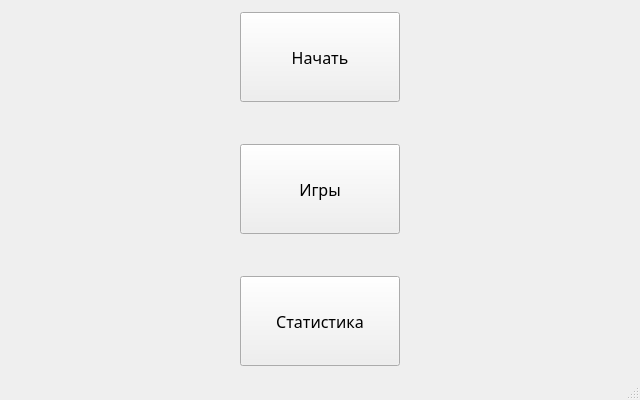
<?xml version="1.0" encoding="UTF-8"?>
<ui version="4.0">
 <class>MainWindow</class>
 <widget class="QMainWindow" name="MainWindow">
  <property name="geometry">
   <rect>
    <x>0</x>
    <y>0</y>
    <width>640</width>
    <height>400</height>
   </rect>
  </property>
  <property name="minimumSize">
   <size>
    <width>480</width>
    <height>320</height>
   </size>
  </property>
  <property name="maximumSize">
   <size>
    <width>4800</width>
    <height>3200</height>
   </size>
  </property>
  <property name="windowTitle">
   <string>MainWindow</string>
  </property>
  <widget class="QWidget" name="centralwidget">
   <layout class="QVBoxLayout" name="verticalLayout_2">
    <item>
     <spacer name="verticalSpacer_4">
      <property name="orientation">
       <enum>Qt::Vertical</enum>
      </property>
      <property name="sizeHint" stdset="0">
       <size>
        <width>456</width>
        <height>12</height>
       </size>
      </property>
     </spacer>
    </item>
    <item>
     <layout class="QHBoxLayout" name="horizontalLayout">
      <item>
       <spacer name="horizontalSpacer">
        <property name="orientation">
         <enum>Qt::Horizontal</enum>
        </property>
        <property name="sizeHint" stdset="0">
         <size>
          <width>20</width>
          <height>234</height>
         </size>
        </property>
       </spacer>
      </item>
      <item>
       <layout class="QVBoxLayout" name="verticalLayout">
        <item>
         <widget class="QPushButton" name="button_start">
          <property name="minimumSize">
           <size>
            <width>160</width>
            <height>90</height>
           </size>
          </property>
          <property name="font">
           <font>
            <family>Siemens AD Sans</family>
            <pointsize>12</pointsize>
            <weight>50</weight>
            <bold>false</bold>
           </font>
          </property>
          <property name="text">
           <string>Начать</string>
          </property>
         </widget>
        </item>
        <item>
         <spacer name="verticalSpacer">
          <property name="orientation">
           <enum>Qt::Vertical</enum>
          </property>
          <property name="sizeHint" stdset="0">
           <size>
            <width>20</width>
            <height>40</height>
           </size>
          </property>
         </spacer>
        </item>
        <item>
         <widget class="QPushButton" name="button_game">
          <property name="minimumSize">
           <size>
            <width>160</width>
            <height>90</height>
           </size>
          </property>
          <property name="font">
           <font>
            <family>Siemens AD Sans</family>
            <pointsize>12</pointsize>
            <weight>50</weight>
            <bold>false</bold>
           </font>
          </property>
          <property name="text">
           <string>Игры</string>
          </property>
         </widget>
        </item>
        <item>
         <spacer name="verticalSpacer_2">
          <property name="orientation">
           <enum>Qt::Vertical</enum>
          </property>
          <property name="sizeHint" stdset="0">
           <size>
            <width>20</width>
            <height>40</height>
           </size>
          </property>
         </spacer>
        </item>
        <item>
         <widget class="QPushButton" name="button_statistics">
          <property name="minimumSize">
           <size>
            <width>160</width>
            <height>90</height>
           </size>
          </property>
          <property name="font">
           <font>
            <family>Siemens AD Sans</family>
            <pointsize>12</pointsize>
            <weight>50</weight>
            <bold>false</bold>
           </font>
          </property>
          <property name="text">
           <string>Статистика</string>
          </property>
         </widget>
        </item>
       </layout>
      </item>
      <item>
       <spacer name="horizontalSpacer_4">
        <property name="orientation">
         <enum>Qt::Horizontal</enum>
        </property>
        <property name="sizeHint" stdset="0">
         <size>
          <width>13</width>
          <height>234</height>
         </size>
        </property>
       </spacer>
      </item>
     </layout>
    </item>
    <item>
     <spacer name="verticalSpacer_3">
      <property name="orientation">
       <enum>Qt::Vertical</enum>
      </property>
      <property name="sizeHint" stdset="0">
       <size>
        <width>456</width>
        <height>12</height>
       </size>
      </property>
     </spacer>
    </item>
   </layout>
  </widget>
  <widget class="QMenuBar" name="menubar">
   <property name="geometry">
    <rect>
     <x>0</x>
     <y>0</y>
     <width>640</width>
     <height>26</height>
    </rect>
   </property>
  </widget>
  <widget class="QStatusBar" name="statusbar"/>
 </widget>
 <resources/>
 <connections/>
</ui>
